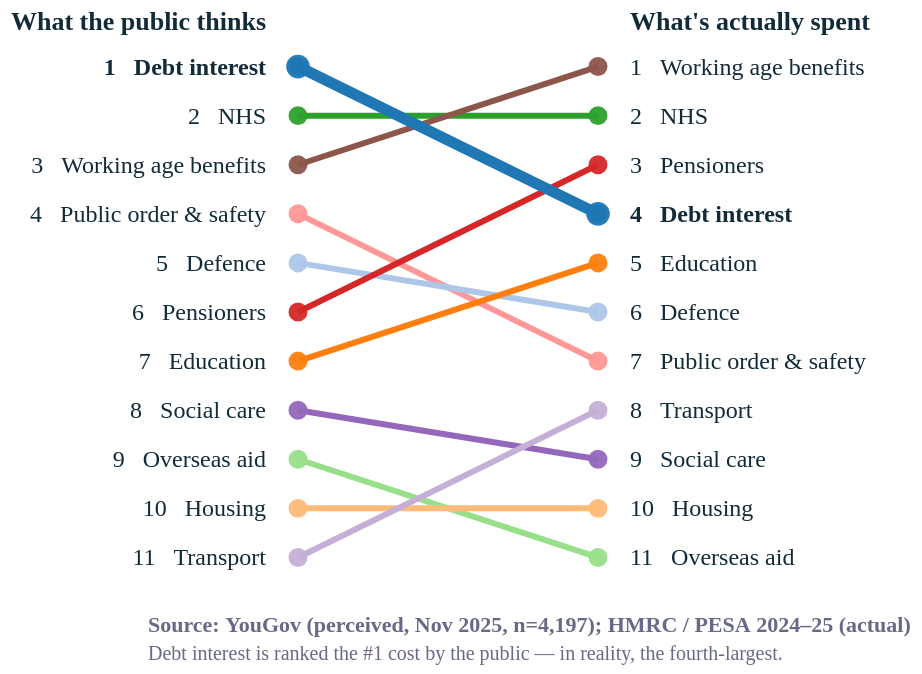

The code cell stored with this chart in its notebook:
### Code cell
import pandas as pd
import altair as alt
from ecostyles import EcoStyles

styles = EcoStyles(); styles.register_and_enable_theme()

# PERCEIVED — exactly as YouGov conjoint had it. Do not reorder.
perceived = ["Debt interest","NHS","Working age benefits","Public order & safety",
    "Defence","Pensioners","Education","Social care","Overseas aid","Housing","Transport"]
# ACTUAL — true PESA 2024-25 order (£bn): debt interest = #4
actual = ["Working age benefits","NHS","Pensioners","Debt interest","Education",
    "Defence","Public order & safety","Transport","Social care","Housing","Overseas aid"]

rows = []
for r,c in enumerate(perceived, 1): rows.append(("Perceived", c, r))
for r,c in enumerate(actual, 1):    rows.append(("Actual", c, r))
df = pd.DataFrame(rows, columns=["side","cat","rank"])

x = alt.X("side:N", sort=["Perceived","Actual"], title=None,
          axis=alt.Axis(labels=False, ticks=False, domain=False))
y = alt.Y("rank:Q", scale=alt.Scale(reverse=True, domain=[0.5, 11.5]), axis=None)
col = alt.Color("cat:N", scale=alt.Scale(scheme="category20"), legend=None)

lines = alt.Chart(df).mark_line(interpolate="monotone", strokeWidth=3).encode(
    x=x, y=y, detail="cat:N", color=col)
pts = alt.Chart(df).mark_point(filled=True, size=90).encode(x=x, y=y, color=col)

di = df[df.cat=="Debt interest"]
di_line = alt.Chart(di).mark_line(interpolate="monotone", strokeWidth=5.5).encode(
    x=x, y=y, detail="cat:N", color=col)
di_pts = alt.Chart(di).mark_point(filled=True, size=140).encode(x=x, y=y, color=col)

p = df[df.side=="Perceived"].copy(); p["txt"] = p["rank"].astype(str)+"   "+p["cat"]
a = df[df.side=="Actual"].copy();    a["txt"] = a["rank"].astype(str)+"   "+a["cat"]

lab_p = alt.Chart(p[p.cat!="Debt interest"]).mark_text(
    align="right", dx=-16, fontSize=12, color="#122b39").encode(x=x, y=y, text="txt:N")
lab_a = alt.Chart(a[a.cat!="Debt interest"]).mark_text(
    align="left", dx=16, fontSize=12, color="#122b39").encode(x=x, y=y, text="txt:N")
lab_pd = alt.Chart(p[p.cat=="Debt interest"]).mark_text(
    align="right", dx=-16, fontSize=12, fontWeight="bold", color="#122b39").encode(x=x, y=y, text="txt:N")
lab_ad = alt.Chart(a[a.cat=="Debt interest"]).mark_text(
    align="left", dx=16, fontSize=12, fontWeight="bold", color="#122b39").encode(x=x, y=y, text="txt:N")

h_p = alt.Chart(pd.DataFrame([{"side":"Perceived","t":"What the public thinks"}])).mark_text(
    fontSize=13, fontWeight="bold", color="#122b39", align="right", dx=-16, dy=-10).encode(
    x=x, y=alt.value(0), text="t:N")
h_a = alt.Chart(pd.DataFrame([{"side":"Actual","t":"What's actually spent"}])).mark_text(
    fontSize=13, fontWeight="bold", color="#122b39", align="left", dx=16, dy=-10).encode(
    x=x, y=alt.value(0), text="t:N")

caption = alt.Title(
    text="Source: YouGov (perceived, Nov 2025, n=4,197); HMRC / PESA 2024–25 (actual)",
    subtitle=["Debt interest is ranked the #1 cost by the public — in reality, the fourth-largest."],
    orient="bottom", anchor="start", fontSize=11, subtitleFontSize=10,
    color="#676A86", subtitleColor="#676A86", dy=12)

chart = (
    (lines + pts + di_line + di_pts + lab_p + lab_a + lab_pd + lab_ad + h_p + h_a)
    .properties(width=300, height=270,
                title=caption)
    .configure(background="white", font="Circular Std")
    .configure_view(fill="transparent", stroke="transparent"))

styles.save(chart, name="misperception_gap", svg=True)
chart

### Figure 1 — Vega-Lite specification as saved in the notebook (floating-point values rounded to 4 significant figures)
{"config": {"font": "Circular Std", "text": {"color": "#676A86", "align": "left", "baseline": "middle", "dx": 7, "dy": 0, "fontSize": 11}, "view": {"stroke": "transparent", "continuousWidth": 400, "continuousHeight": 300, "discreteWidth": 400, "discreteHeight": 300, "fill": "transparent"}, "range": {"category": ["#36B7B4", "#E6224B", "#F4C245", "#0063AF", "#00A767", "#179FDB", "#EB5C2E", "#5C267B", "#122B39"], "diverging": ["#E6224B", "#E54753", "#C9C9C9", "#179FDB", "#122B39"], "heatmap": ["#C9C9C9", "#179FDB", "#0063AF", "#122B39"], "ordinal": ["#00A767", "#36B7B4", "#179FDB", "#0063AF", "#243B5A"]}, "bar": {"color": "#179fdb"}, "line": {"color": "#e6224b"}, "rule": {"color": "#676A86"}, "area": {"opacity": 0.8}, "point": {"filled": true, "size": 80, "color": "#e6224b", "opacity": 0.95}, "geoshape": {"stroke": "white", "strokeWidth": 0.3}, "rect": {"fill": "#d6d4d4", "opacity": 0.3}, "axis": {"labelColor": "#676A86", "labelFontSize": 11, "labelFont": "Circular Std", "labelOpacity": 0.7, "tickColor": "#676A86", "tickOpacity": 0.5, "domainColor": "#676A86", "domainOpacity": 0.5, "gridColor": "#676A86", "gridDash": [2, 2], "gridOpacity": 0.5, "title": null, "titleColor": "#676A86", "titleOpacity": 0.8, "tickSize": 4}, "axisXDiscrete": {"grid": false, "labelAngle": 0, "tickCount": 10, "tickOpacity": 0.5, "title": null}, "axisYDiscrete": {"ticks": false, "labelPadding": 5}, "axisXTemporal": {"grid": false, "ticks": true}, "axisXQuantitative": {"grid": true}, "axisYQuantitative": {"gridColor": "#676A86", "gridDash": [1, 5], "gridOpacity": 0.5, "ticks": false, "labelPadding": 5, "tickCount": 8, "titleAngle": 0, "titleAlign": "left", "titleBaseline": "bottom", "titleX": 0, "titleY": -5}, "title": {"color": "#676A86E6", "subtitleColor": "#676A86", "font": "Circular Std", "subtitleFont": "Circular Std", "anchor": "start", "fontSize": 14, "subtitleFontSize": 12, "subtitlePadding": 4, "offset": 0, "frame": "group"}, "legend": {"titleColor": "#122b39", "title": null, "labelColor": "#122b39", "labelFontSize": 11}, "background": "white"}, "layer": [{"mark": {"type": "line", "interpolate": "monotone", "strokeWidth": 3}, "encoding": {"color": {"field": "cat", "legend": null, "scale": {"scheme": "category20"}, "type": "nominal"}, "detail": {"field": "cat", "type": "nominal"}, "x": {"axis": {"domain": false, "labels": false, "ticks": false}, "field": "side", "sort": ["Perceived", "Actual"], "title": null, "type": "nominal"}, "y": {"axis": null, "field": "rank", "scale": {"domain": [0.5, 11.5], "reverse": true}, "type": "quantitative"}}}, {"mark": {"type": "point", "filled": true, "size": 90}, "encoding": {"color": {"field": "cat", "legend": null, "scale": {"scheme": "category20"}, "type": "nominal"}, "x": {"axis": {"domain": false, "labels": false, "ticks": false}, "field": "side", "sort": ["Perceived", "Actual"], "title": null, "type": "nominal"}, "y": {"axis": null, "field": "rank", "scale": {"domain": [0.5, 11.5], "reverse": true}, "type": "quantitative"}}}, {"data": {"name": "data-8962b185b3458b70e66c3530cda43a27"}, "mark": {"type": "line", "interpolate": "monotone", "strokeWidth": 5.5}, "encoding": {"color": {"field": "cat", "legend": null, "scale": {"scheme": "category20"}, "type": "nominal"}, "detail": {"field": "cat", "type": "nominal"}, "x": {"axis": {"domain": false, "labels": false, "ticks": false}, "field": "side", "sort": ["Perceived", "Actual"], "title": null, "type": "nominal"}, "y": {"axis": null, "field": "rank", "scale": {"domain": [0.5, 11.5], "reverse": true}, "type": "quantitative"}}}, {"data": {"name": "data-8962b185b3458b70e66c3530cda43a27"}, "mark": {"type": "point", "filled": true, "size": 140}, "encoding": {"color": {"field": "cat", "legend": null, "scale": {"scheme": "category20"}, "type": "nominal"}, "x": {"axis": {"domain": false, "labels": false, "ticks": false}, "field": "side", "sort": ["Perceived", "Actual"], "title": null, "type": "nominal"}, "y": {"axis": null, "field": "rank", "scale": {"domain": [0.5, 11.5], "reverse": true}, "type": "quantitative"}}}, {"data": {"name": "data-a75a388f499fad4567b06d8a3b36eded"}, "mark": {"type": "text", "align": "right", "color": "#122b39", "dx": -16, "fontSize": 12}, "encoding": {"text": {"field": "txt", "type": "nominal"}, "x": {"axis": {"domain": false, "labels": false, "ticks": false}, "field": "side", "sort": ["Perceived", "Actual"], "title": null, "type": "nominal"}, "y": {"axis": null, "field": "rank", "scale": {"domain": [0.5, 11.5], "reverse": true}, "type": "quantitative"}}}, {"data": {"name": "data-1f8107c20ed5c0dbb998559d8a6c99b5"}, "mark": {"type": "text", "align": "left", "color": "#122b39", "dx": 16, "fontSize": 12}, "encoding": {"text": {"field": "txt", "type": "nominal"}, "x": {"axis": {"domain": false, "labels": false, "ticks": false}, "field": "side", "sort": ["Perceived", "Actual"], "title": null, "type": "nominal"}, "y": {"axis": null, "field": "rank", "scale": {"domain": [0.5, 11.5], "reverse": true}, "type": "quantitative"}}}, {"data": {"name": "data-d3fbebacd252e8fd4b44fcd03513b523"}, "mark": {"type": "text", "align": "right", "color": "#122b39", "dx": -16, "fontSize": 12, "fontWeight": "bold"}, "encoding": {"text": {"field": "txt", "type": "nominal"}, "x": {"axis": {"domain": false, "labels": false, "ticks": false}, "field": "side", "sort": ["Perceived", "Actual"], "title": null, "type": "nominal"}, "y": {"axis": null, "field": "rank", "scale": {"domain": [0.5, 11.5], "reverse": true}, "type": "quantitative"}}}, {"data": {"name": "data-0a4d7f767b07b9c41d4d7eb32b97d41a"}, "mark": {"type": "text", "align": "left", "color": "#122b39", "dx": 16, "fontSize": 12, "fontWeight": "bold"}, "encoding": {"text": {"field": "txt", "type": "nominal"}, "x": {"axis": {"domain": false, "labels": false, "ticks": false}, "field": "side", "sort": ["Perceived", "Actual"], "title": null, "type": "nominal"}, "y": {"axis": null, "field": "rank", "scale": {"domain": [0.5, 11.5], "reverse": true}, "type": "quantitative"}}}, {"data": {"name": "data-5ce94094c8c1396561dd085d0b5a9dc1"}, "mark": {"type": "text", "align": "right", "color": "#122b39", "dx": -16, "dy": -10, "fontSize": 13, "fontWeight": "bold"}, "encoding": {"text": {"field": "t", "type": "nominal"}, "x": {"axis": {"domain": false, "labels": false, "ticks": false}, "field": "side", "sort": ["Perceived", "Actual"], "title": null, "type": "nominal"}, "y": {"value": 0}}}, {"data": {"name": "data-96282b80de6f31c5589b22793f2bdd3a"}, "mark": {"type": "text", "align": "left", "color": "#122b39", "dx": 16, "dy": -10, "fontSize": 13, "fontWeight": "bold"}, "encoding": {"text": {"field": "t", "type": "nominal"}, "x": {"axis": {"domain": false, "labels": false, "ticks": false}, "field": "side", "sort": ["Perceived", "Actual"], "title": null, "type": "nominal"}, "y": {"value": 0}}}], "data": {"name": "data-b27cf0316b2cb6a6c9a2c44bb734115e"}, "height": 270, "title": {"text": "Source: YouGov (perceived, Nov 2025, n=4,197); HMRC / PESA 2024–25 (actual)", "anchor": "start", "color": "#676A86", "dy": 12, "fontSize": 11, "orient": "bottom", "subtitle": ["Debt interest is ranked the #1 cost by the public — in reality, the fourth-largest."], "subtitleColor": "#676A86", "subtitleFontSize": 10}, "width": 300, "$schema": "https://vega.github.io/schema/vega-lite/v6.4.1.json", "datasets": {"data-b27cf0316b2cb6a6c9a2c44bb734115e": [{"side": "Perceived", "cat": "Debt interest", "rank": 1}, {"side": "Perceived", "cat": "NHS", "rank": 2}, {"side": "Perceived", "cat": "Working age benefits", "rank": 3}, {"side": "Perceived", "cat": "Public order & safety", "rank": 4}, {"side": "Perceived", "cat": "Defence", "rank": 5}, {"side": "Perceived", "cat": "Pensioners", "rank": 6}, {"side": "Perceived", "cat": "Education", "rank": 7}, {"side": "Perceived", "cat": "Social care", "rank": 8}, {"side": "Perceived", "cat": "Overseas aid", "rank": 9}, {"side": "Perceived", "cat": "Housing", "rank": 10}, {"side": "Perceived", "cat": "Transport", "rank": 11}, {"side": "Actual", "cat": "Working age benefits", "rank": 1}, {"side": "Actual", "cat": "NHS", "rank": 2}, {"side": "Actual", "cat": "Pensioners", "rank": 3}, {"side": "Actual", "cat": "Debt interest", "rank": 4}, {"side": "Actual", "cat": "Education", "rank": 5}, {"side": "Actual", "cat": "Defence", "rank": 6}, {"side": "Actual", "cat": "Public order & safety", "rank": 7}, {"side": "Actual", "cat": "Transport", "rank": 8}, {"side": "Actual", "cat": "Social care", "rank": 9}, {"side": "Actual", "cat": "Housing", "rank": 10}, {"side": "Actual", "cat": "Overseas aid", "rank": 11}], "data-8962b185b3458b70e66c3530cda43a27": [{"side": "Perceived", "cat": "Debt interest", "rank": 1}, {"side": "Actual", "cat": "Debt interest", "rank": 4}], "data-a75a388f499fad4567b06d8a3b36eded": [{"side": "Perceived", "cat": "NHS", "rank": 2, "txt": "2   NHS"}, {"side": "Perceived", "cat": "Working age benefits", "rank": 3, "txt": "3   Working age benefits"}, {"side": "Perceived", "cat": "Public order & safety", "rank": 4, "txt": "4   Public order & safety"}, {"side": "Perceived", "cat": "Defence", "rank": 5, "txt": "5   Defence"}, {"side": "Perceived", "cat": "Pensioners", "rank": 6, "txt": "6   Pensioners"}, {"side": "Perceived", "cat": "Education", "rank": 7, "txt": "7   Education"}, {"side": "Perceived", "cat": "Social care", "rank": 8, "txt": "8   Social care"}, {"side": "Perceived", "cat": "Overseas aid", "rank": 9, "txt": "9   Overseas aid"}, {"side": "Perceived", "cat": "Housing", "rank": 10, "txt": "10   Housing"}, {"side": "Perceived", "cat": "Transport", "rank": 11, "txt": "11   Transport"}], "data-1f8107c20ed5c0dbb998559d8a6c99b5": [{"side": "Actual", "cat": "Working age benefits", "rank": 1, "txt": "1   Working age benefits"}, {"side": "Actual", "cat": "NHS", "rank": 2, "txt": "2   NHS"}, {"side": "Actual", "cat": "Pensioners", "rank": 3, "txt": "3   Pensioners"}, {"side": "Actual", "cat": "Education", "rank": 5, "txt": "5   Education"}, {"side": "Actual", "cat": "Defence", "rank": 6, "txt": "6   Defence"}, {"side": "Actual", "cat": "Public order & safety", "rank": 7, "txt": "7   Public order & safety"}, {"side": "Actual", "cat": "Transport", "rank": 8, "txt": "8   Transport"}, {"side": "Actual", "cat": "Social care", "rank": 9, "txt": "9   Social care"}, {"side": "Actual", "cat": "Housing", "rank": 10, "txt": "10   Housing"}, {"side": "Actual", "cat": "Overseas aid", "rank": 11, "txt": "11   Overseas aid"}], "data-d3fbebacd252e8fd4b44fcd03513b523": [{"side": "Perceived", "cat": "Debt interest", "rank": 1, "txt": "1   Debt interest"}], "data-0a4d7f767b07b9c41d4d7eb32b97d41a": [{"side": "Actual", "cat": "Debt interest", "rank": 4, "txt": "4   Debt interest"}], "data-5ce94094c8c1396561dd085d0b5a9dc1": [{"side": "Perceived", "t": "What the public thinks"}], "data-96282b80de6f31c5589b22793f2bdd3a": [{"side": "Actual", "t": "What's actually spent"}]}}
